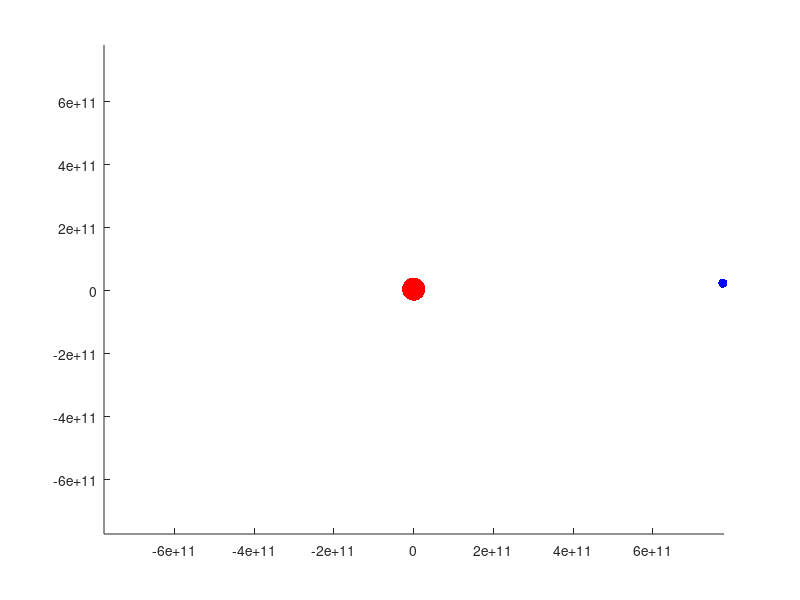

Recreate this plot in MATLAB.
% Now with animation!
function res = ex12_5 ()
%%initialize values
m1  =  2e30                                 ;%mass of Sun (kg)
P1i =  [0, 0]                               ;%star location vector
V1i =  [0, 0]                               ;
m2  =  1.8986e27                            ;%mass of Jupiter (kg)
P2i =  [778500000000, 0]                    ;%planet location vector
V2i =  [0, 13100]                           ;%orbital velocity of jupiter (m/s)
initial_values = [P1i, V1i, P2i,V2i];

%% universe variables
G = 6.67e-11 ; %Nm^2/kg^2
tdays = 4332;
tseconds = tdays * 24 *60 * 60;
step = tseconds/200;
time_span = (0 : step : tseconds);

%% ode 45
%options = odeset ('Events', @events);
[T, Output] = ode45 (@jupitergoesvroom, time_span, initial_values );

%% plot
% hold on
% plot (Output(:,1), Output(:,2), 'y', 'linewidth', 4)
% plot (Output(:,5), Output(:,6), 'r', 'linewidth', 4)

animate_func (T, Output)

%% functions
    function res = jupitergoesvroom (~, W)
        %putting an O in front of these values so they don't interfere with
        %initial values
        P1 = [W(1), W(2)];
        
        P2 = [W(5), W(6)];
        
        V1x = W(3);
        V1y = W(4);
        
        V2x = W(7);
        V2y = W(8);
        
        dP1dt = [V1x;
            V1y];
        
        dP2dt = [V2x;
            V2y];
        dV = acceleration (P1, P2);
        dV1dt = - dV (1:2);
        dV2dt = dV (3:4);
        
        res = [dP1dt;
            dV1dt;
            dP2dt;
            dV2dt];
    end
    function res = acceleration (P1, P2)
        
        gravitational_force = gravity_force_func (m1, P1, m2, P2);
        
        fx = gravitational_force(1);
        fy = gravitational_force(2);
        
        xacceleration1 = fx/m1;
        yacceleration1 = fy/m1;
        xacceleration2 = fx/m2;
        yacceleration2 = fy/m2;
        
        res =   [xacceleration1;
            yacceleration1;
            xacceleration2;
            yacceleration2];
    end

    function res = gravity_force_func (m1, P1, m2, P2)
        
        res = F12 (m1, P1, m2, P2);
        
    end
    function res = F12 (m1, P1, m2, P2)
        % define r terms
        R = P1 - P2;
        r = norm (R);
        rhat = R/r;
        
        % force equation
        fg = G * (m1 * m2)/ (r^2) * rhat;
        res = fg;
        
    end
    function res = F21 (m1, P1, m2, P2)
        % define r terms
        R = P2 - P1;
        r = norm (R);
        rhat = R/r;
        
        % force equation
        fg = G * (m1 * m2)/ (r^2) * rhat;
        res = fg;
        
    end

%% animation
    function animate_func(T,M)
        
        % animate the positions of the planets, assuming that the
        % columns of M are x1, y1, x2, y2.
        X1 = M(:,1);
        Y1 = M(:,2);
        X2 = M(:,5);
        Y2 = M(:,6);
        
        minmax = [min([X1;X2]), max([X1;X2]), min([Y1;Y2]), max([Y1;Y2])];
        
        for i=1:length(T)
            clf;
            axis(minmax);
            hold on;
            draw_func(X1(i), Y1(i), X2(i), Y2(i));
            drawnow;
        end
        
        function draw_func(x1, y1, x2, y2)
            plot(x1, y1, 'r.', 'MarkerSize', 50);
            plot(x2, y2, 'b.', 'MarkerSize', 20);
        end
    end

end
